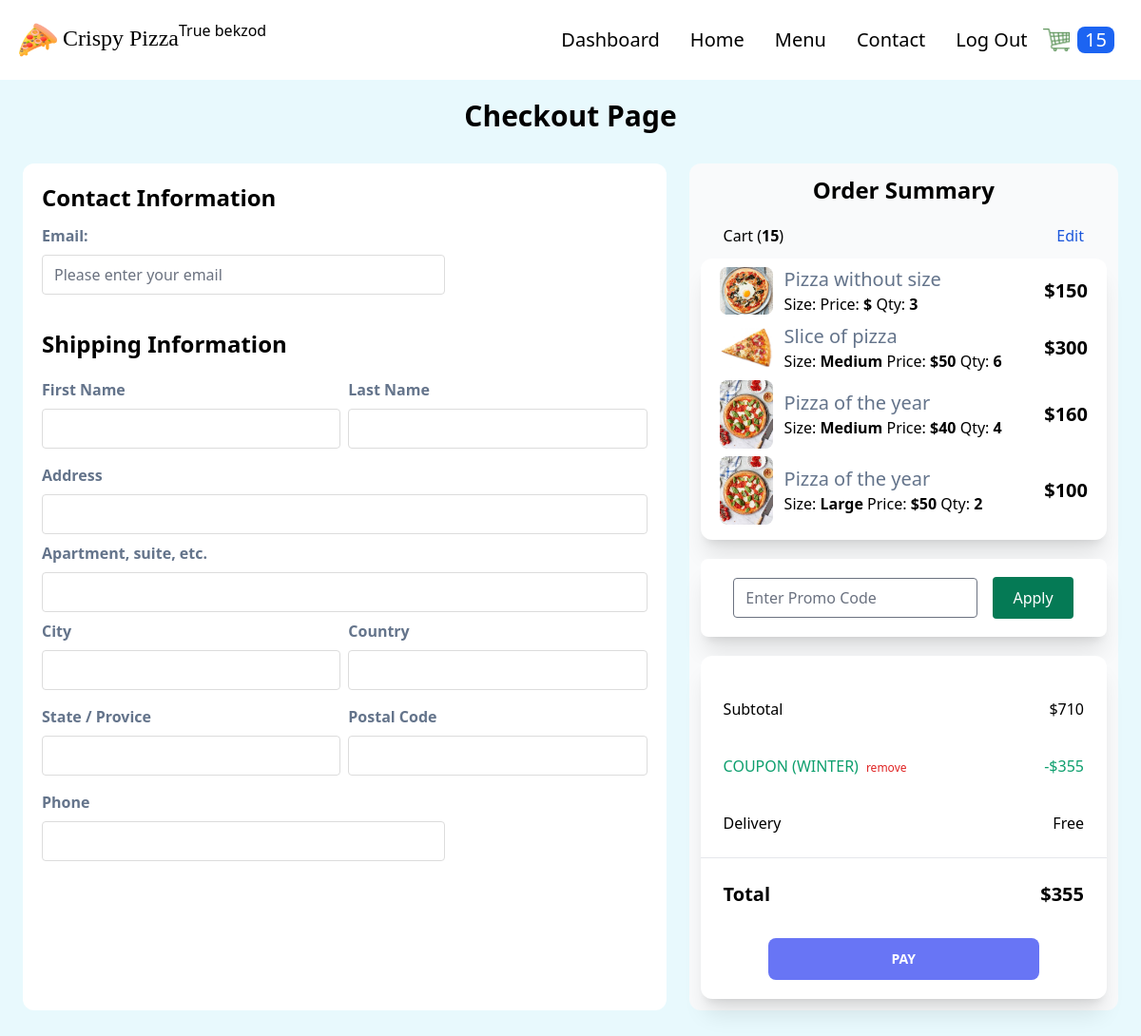
The app's page /checkout (signed in), older data.
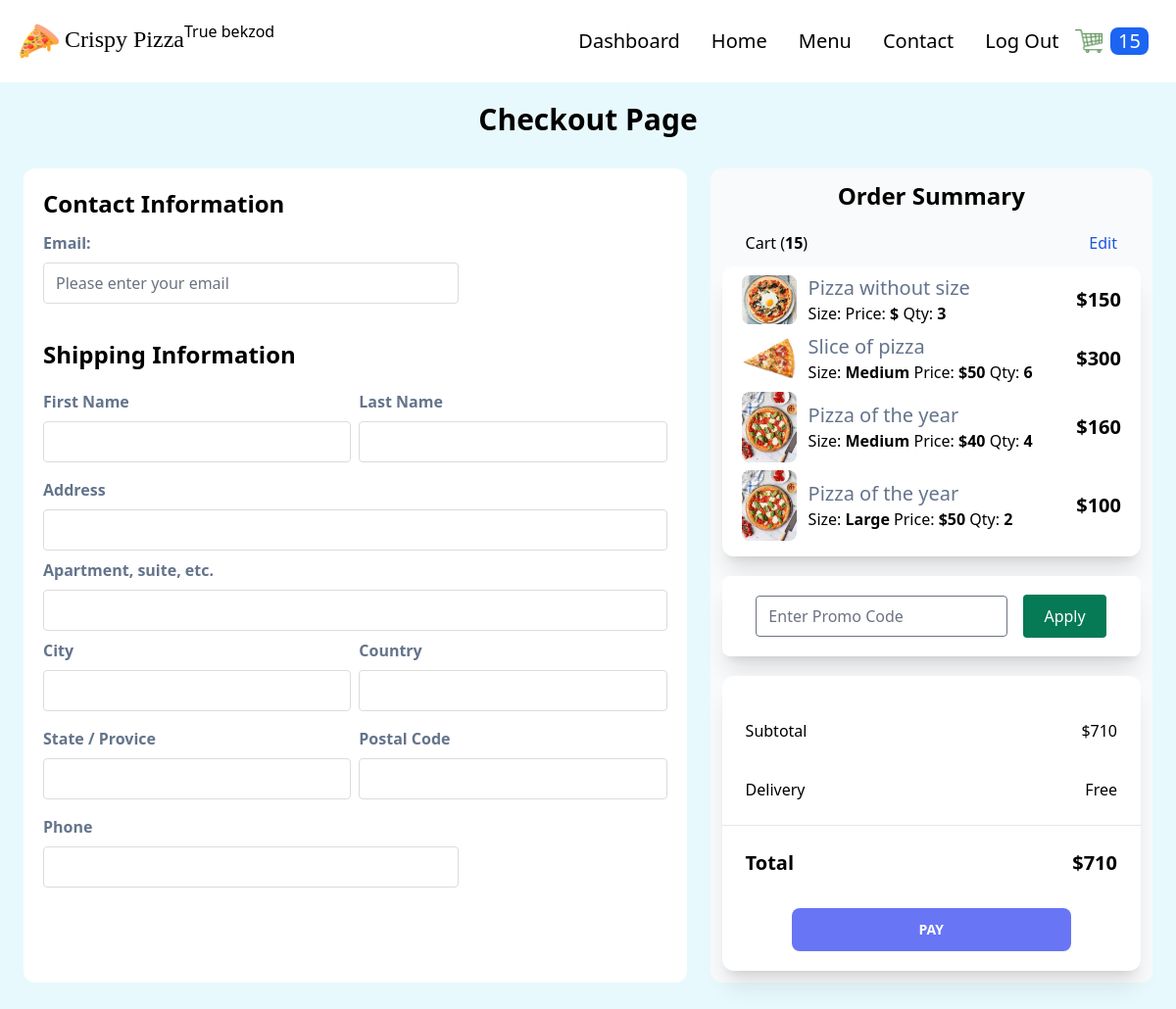
The same page, newer data.
### order/models.py (models this page shows, shortened)
class Order(models.Model):
    transaction_id = models.UUIDField(
        primary_key=True, default=uuid.uuid4, editable=True)
    customer = models.ForeignKey(
        Customer, on_delete=models.CASCADE)
    date_ordered = models.DateTimeField(auto_now_add=True)
    date_modified = models.DateTimeField(auto_now=True)
    complete = models.BooleanField(default=False)
    coupon = models.ForeignKey(
        'Coupon', on_delete=models.SET_NULL, blank=True, null=True)
    @property
    def get_cart_subtotal(self):
        order_items = self.orderitem_set.all()
        total = sum([item.get_total for item in order_items])
        return total
    get_cart_subtotal.fget.short_description = 'Subtotal'
    @property
    def get_cart_total(self):
        total = self.get_cart_subtotal
        if self.coupon:
            total = total - self.get_coupon_value
        return total
    get_cart_total.fget.short_description = 'Total'
    @property
    def get_cart_items(self):
        order_items = self.orderitem_set.all()
        total = sum([item.quantity for item in order_items])
        return total
    get_cart_items.fget.short_description = '# Items'
    @property
    def get_coupon_value(self):
        if self.coupon:
            if self.coupon.discount_type == "Percent":
                coupon_value = self.get_cart_subtotal*self.coupon.discount_amount//100
            else:
                coupon_value = self.coupon.discount_amount
        else:
            coupon_value = None
        return coupon_value
    get_coupon_value.fget.short_description = 'Coupon'

class Coupon(models.Model):
    DISCOUNT_CHOICES = (
        ("Absolute", "Absolute"),
        ("Percent", "Percent")
    )
    code = models.CharField(max_length=50, unique=True)
    active = models.BooleanField(default=False)
    discount_type = models.CharField(
        max_length=10, choices=DISCOUNT_CHOICES, default="Percent")
    discount_amount = models.PositiveIntegerField(null=True, blank=True)
    valid_from = models.DateTimeField()
    valid_to = models.DateTimeField()

class OrderItem(models.Model):
    product = models.ForeignKey(
        Product, on_delete=models.SET_NULL, blank=True, null=True)
    order = models.ForeignKey(
        Order, on_delete=models.CASCADE, null=True, blank=True)
    variation = models.ForeignKey(
        ProductVariant, on_delete=models.SET_NULL, blank=True, null=True)
    quantity = models.IntegerField(default=0, null=True, blank=True)
    date_added = models.DateTimeField(auto_now_add=True)
    @property
    def get_total(self):
        if self.product.has_variants:
            total = self.variation.price * self.quantity
        else:
            total = self.product.price * self.quantity
        return total
    get_total.fget.short_description = 'Total'

### store/models.py (models this page shows, shortened)
class Product(models.Model):
    PRODUCT_TYPES = (
        ("Pizza", "pizza"),
        ("Nonpizza", "nonpizza")
    )
    id = models.UUIDField(primary_key=True, default=uuid.uuid4, editable=False)
    name = models.CharField(max_length=100)
    price = models.PositiveIntegerField(blank=True, null=True)
    desc = models.TextField(max_length=500)
    image = models.ImageField(blank=True, upload_to='images')
    created_at = models.DateField(auto_now_add=True)
    updated_at = models.DateField(auto_now=True)
    product_type = models.CharField(max_length=10, choices=PRODUCT_TYPES)
    def image_tag(self):
        return mark_safe(f'<img src="{self.image.url}" width="100" height="100" />')
    image_tag.short_description = 'Image'
    @property
    def has_variants(self):
        if self.productvariant_set.count() > 0:
            return True
        else:
            return False

class ProductVariant(models.Model):
    title = models.CharField(max_length=100, blank=True, null=True)
    product = models.ForeignKey(Product, on_delete=models.CASCADE)
    size = models.ForeignKey(Size, on_delete=models.CASCADE)
    price = models.PositiveIntegerField()

### order/views.py (the view)
# urls.py: path('checkout', views.checkout, name="checkout"),
def checkout(request):
    stripe_publishable_key = settings.STRIPE_PUBLISHABLE_KEY
    if request.user.is_authenticated:
        customer = request.user.customer
    else:
        customer, created = Customer.objects.get_or_create(
            device=request.COOKIES['device'])
    order_qs = Order.objects.filter(
        customer=customer, complete=False)
    if order_qs.exists():
        order = order_qs[0]
        order_items = OrderItem.objects.filter(order=order)
        coupon_form = CouponApplyForm()
        context = {"order": order, "order_items": order_items,
                   'coupon_form': coupon_form, "stripe_publishable_key": stripe_publishable_key}
    return render(request, 'order/checkout.html', context=context)

### order/forms.py
class CouponApplyForm(forms.Form):
    code = forms.CharField(widget=forms.TextInput(attrs= {
        'class': 'w-3/5 m-2 rounded focus:ring-0 focus:border-[#c0c0c0] bg-green-100',
        'placeholder': 'Enter Promo Code'
    }))

### store/context_processors.py (called while the page is built, shortened)
def get_cart_quantity(request):
    if request.user.is_authenticated:
        customer = request.user.customer
    try:
        customer_order = Order.objects.filter(
            customer=customer, complete=False)[0]
        number_of_items = customer_order.get_cart_items
    except:
        number_of_items = 0
    finally:
        return {
            'cart_quantity': number_of_items
        }

### order/templates/order/checkout.html (shortened to what the changed rows need)
{% extends 'store/base.html' %} {% block content %} {% load static%}
<div class="my-5">
  <h1 class="flex items-center justify-center font-bold text-md lg:text-3xl">
    Checkout Page
  </h1>
</div>
<div class="flex justify-between mx-3 mb-5 bg-transparent rounded-xl">
  <div class="p-3 m-3 bg-white w-3/5 rounded-xl">
    <div class="p-2">
      <h2 class="font-bold mb-3 text-2xl">Contact Information</h2>
    </div>
    <div class="p-2">
      <h2 class="font-bold mb-5 text-2xl">Shipping Information</h2>
    </div>
  </div>
  <div class="flex flex-col p-3 m-3 bg-gray-50 w-2/5 rounded-xl">
    <div>
      <h2 class="font-bold mb-5 text-2xl text-center">Order Summary</h2>
      <div class="flex justify-between mx-6 my-3">
        <p>Cart (<strong>{{order.get_cart_items}}</strong>)</p>
      </div>
    </div>
    <div class="mt-5 py-5 shadow-xl rounded-xl bg-white">
      <div class="flex justify-between m-3 p-3">
        <p>Subtotal</p>
        <p>${{order.get_cart_subtotal}}</p>
      </div>
      {% if order.coupon %}
      <div class="flex m-3 p-3 text-green-500">
        <p>COUPON ({{order.coupon.code|upper}})</p>
        <form action="{% url 'order:remove-coupon' %}" method="post">
          <button class="ml-2 text-red-600 text-xs" type="submit">
            remove
          </button>
        </form>
        <p class="ml-auto">-${{order.get_coupon_value}}</p>
      </div>
      {% endif %}
      <div class="flex justify-between m-3 p-3 font-bold text-xl">
        <p>Total</p>
        <p>${{order.get_cart_total}}</p>
      </div>
    </div>
  </div>
</div>
{% endblock %}

Row changes from the older to the newer data that the page shows:
changed Order: get_cart_total "355" → "710"; coupon_id 4 → empty (drawn); coupon.code "WINTER" → (not shown); get_coupon_value "355" → (not shown)
Text that changed along with them:
text no longer shown: "COUPON ( ) remove -$"
